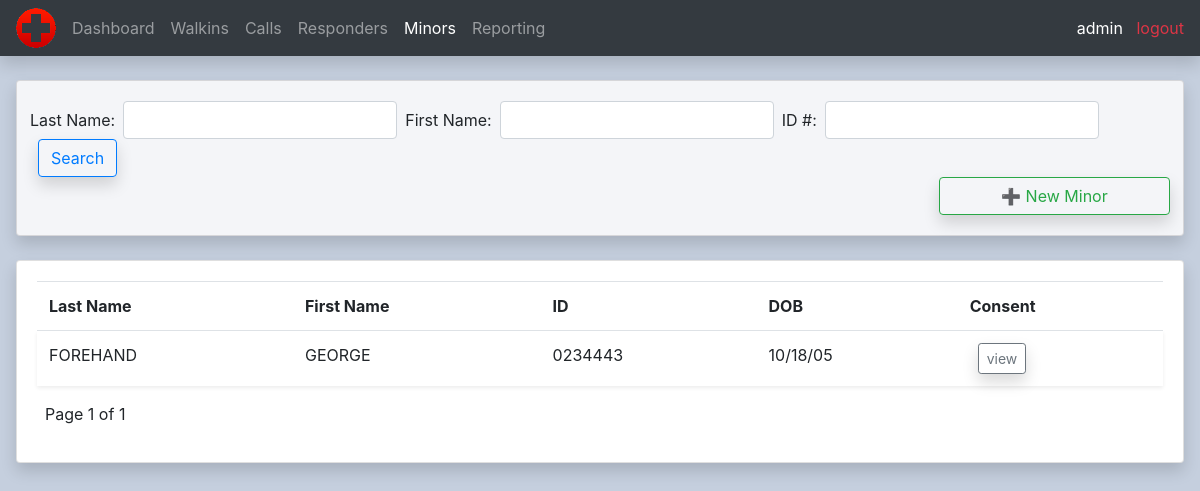
The page /minors/ (signed in) on the database as committed earlier.
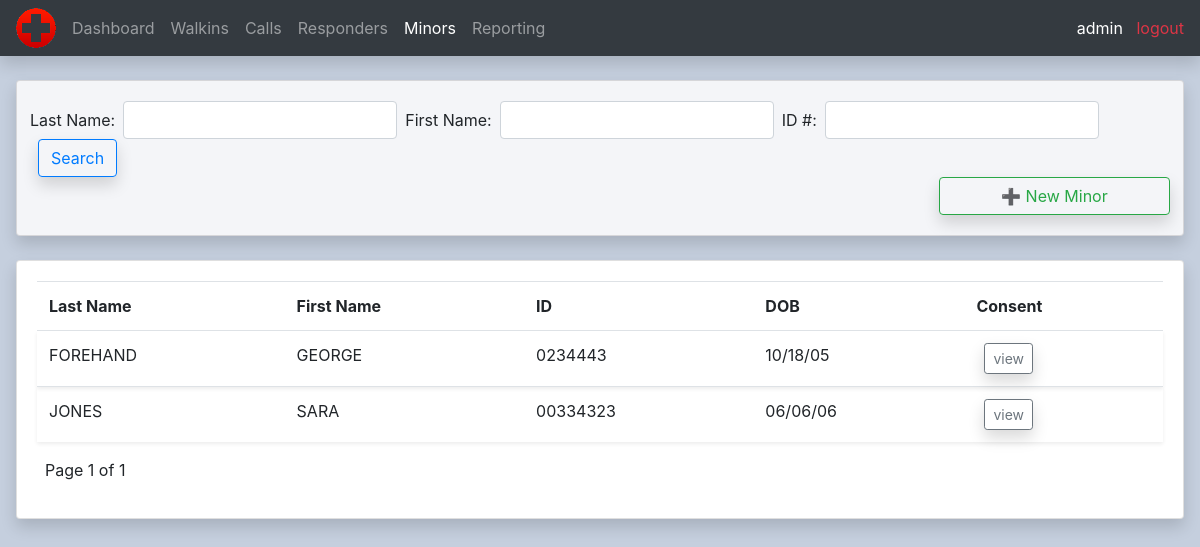
The same page on the database as committed later.
### calls/models.py (models this page shows, shortened)
class Minor(models.Model):
    lastname = models.CharField(max_length=100, null=True)
    firstname = models.CharField(max_length=100, null=True)
    emp_id = models.CharField(max_length=10, null=True)
    dob = models.DateField(null=True)
    consent_scan = models.ImageField(null=True, blank=True)

### calls/decorators.py (the view)
        def wrapper_func(request, *args, **kwargs):
            group = None
            if request.user.groups.exists():
                group = request.user.groups.all()[0].name
            if group in allowed_roles:
                return view_func(request, *args, **kwargs)
            else:
                return HttpResponse('You are not authorized to view this page')

### calls/views.py (called while the page is built)
@login_required(login_url='login')
@allowed_users(allowed_roles=['Admin', 'Supervisors'])
def allMinors(request):
    today = timezone.now().date()
    minors = Minor.objects.filter(dob__gte=today-timedelta(days=6570)).order_by('lastname').values()
    minorFilter = MinorFilter(request.GET, queryset=minors)
    minors = minorFilter.qs
    paginator = Paginator(minors, 50)
    page_number = request.GET.get('page')
    page_obj = Paginator.get_page(paginator, page_number)
    context = {
            'minors': minors,
            'minorFilter': minorFilter,
            'today': today,
            'page_obj': page_obj
            }
    return render(request, 'calls/all_minors.html', context)

### calls/templates/calls/all_minors.html (shortened to what this page needs)
{%  extends 'calls/main.html' %}
{% block content %}
<br>
<div class="row">
	<div class="col-md ml-3 mr-3">
		<div class="card card-body gray shadow">
			<div class="row">
				<form method="get" class="form-inline ml-2" id="call-filter-form">
					{{ minorFilter.form }}
					<button class="btn btn-outline-primary ml-2 shadow" type="submit">Search</button>
				</form>
                <a class="btn btn-outline-success btn-block ml-auto mr-2 shadow" id="new_responder_btn" href="{% url 'new_minor' %}">➕ New Minor</a>
			</div>
		</div>
		<br>
		<div class="card card-body mb-2 shadow">
			<table class="table">
				<tr>
					<th>Last Name</th>
					<th>First Name</th>
					<th>ID</th>
					<th>DOB</th>
					<th>Consent</th>
				</tr>
				{% for minor in page_obj %}
					<tr class="shadow-sm {% if call.upgrade_time %}orange-less{% endif %}">
						<td>{{ minor.lastname }}</td>
						<td>{{ minor.firstname }}</td>
						<td>{{ minor.emp_id }}</td>
                        <td>{{ minor.dob|date:"m/d/y" }}</td>
						<td><a method="POST" class="btn btn-sm btn-outline-secondary ml-2 shadow" href="{% url 'update_minor_consent' minor.id %}">view</a></td>
					</tr>
				{% endfor %}
			</table>
			<div class="row ml-2 mr-2">
				<p>Page {{ page_obj.number }} of {{ page_obj.paginator.num_pages}}</p>
			</div>
		</div>
	</div>
</div>
{% endblock content %}

Rows that differ between the two databases and show on the page:
added Minor: lastname "JONES", firstname "SARA", emp_id "00334323", dob "06/06/06"
